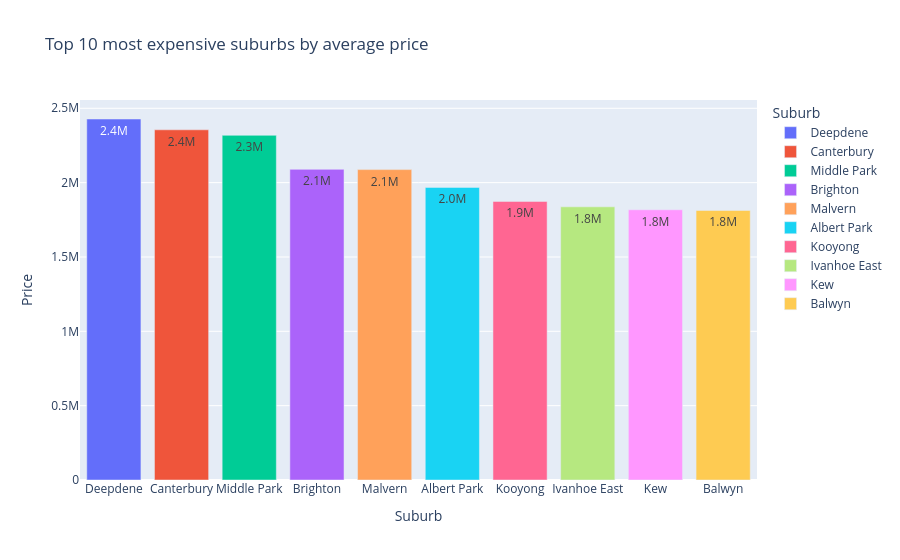

The notebook cell this image was saved under:
### Code cell
px.bar(data_frame=top10_expensive , x='Suburb', y='Price',
       color='Suburb', text_auto='.2s',
       title='Top 10 most expensive suburbs by average price')

### Figure 1 — Plotly figure (JSON) as saved in the notebook; plotly's stock layout.template omitted (floating-point values rounded to 4 significant figures)
{"data": [{"hovertemplate": "Suburb=%{x}<br>Price=%{y}<extra></extra>", "legendgroup": "Deepdene", "marker": {"color": "#636efa", "pattern": {"shape": ""}}, "name": "Deepdene", "orientation": "v", "showlegend": true, "textposition": "auto", "texttemplate": "%{y:.2s}", "type": "bar", "x": ["Deepdene"], "xaxis": "x", "y": [2428000.0], "yaxis": "y"}, {"hovertemplate": "Suburb=%{x}<br>Price=%{y}<extra></extra>", "legendgroup": "Canterbury", "marker": {"color": "#EF553B", "pattern": {"shape": ""}}, "name": "Canterbury", "orientation": "v", "showlegend": true, "textposition": "auto", "texttemplate": "%{y:.2s}", "type": "bar", "x": ["Canterbury"], "xaxis": "x", "y": [2355000.0], "yaxis": "y"}, {"hovertemplate": "Suburb=%{x}<br>Price=%{y}<extra></extra>", "legendgroup": "Middle Park", "marker": {"color": "#00cc96", "pattern": {"shape": ""}}, "name": "Middle Park", "orientation": "v", "showlegend": true, "textposition": "auto", "texttemplate": "%{y:.2s}", "type": "bar", "x": ["Middle Park"], "xaxis": "x", "y": [2318000.0], "yaxis": "y"}, {"hovertemplate": "Suburb=%{x}<br>Price=%{y}<extra></extra>", "legendgroup": "Brighton", "marker": {"color": "#ab63fa", "pattern": {"shape": ""}}, "name": "Brighton", "orientation": "v", "showlegend": true, "textposition": "auto", "texttemplate": "%{y:.2s}", "type": "bar", "x": ["Brighton"], "xaxis": "x", "y": [2089000.0], "yaxis": "y"}, {"hovertemplate": "Suburb=%{x}<br>Price=%{y}<extra></extra>", "legendgroup": "Malvern", "marker": {"color": "#FFA15A", "pattern": {"shape": ""}}, "name": "Malvern", "orientation": "v", "showlegend": true, "textposition": "auto", "texttemplate": "%{y:.2s}", "type": "bar", "x": ["Malvern"], "xaxis": "x", "y": [2087000.0], "yaxis": "y"}, {"hovertemplate": "Suburb=%{x}<br>Price=%{y}<extra></extra>", "legendgroup": "Albert Park", "marker": {"color": "#19d3f3", "pattern": {"shape": ""}}, "name": "Albert Park", "orientation": "v", "showlegend": true, "textposition": "auto", "texttemplate": "%{y:.2s}", "type": "bar", "x": ["Albert Park"], "xaxis": "x", "y": [1968000.0], "yaxis": "y"}, {"hovertemplate": "Suburb=%{x}<br>Price=%{y}<extra></extra>", "legendgroup": "Kooyong", "marker": {"color": "#FF6692", "pattern": {"shape": ""}}, "name": "Kooyong", "orientation": "v", "showlegend": true, "textposition": "auto", "texttemplate": "%{y:.2s}", "type": "bar", "x": ["Kooyong"], "xaxis": "x", "y": [1874000.0], "yaxis": "y"}, {"hovertemplate": "Suburb=%{x}<br>Price=%{y}<extra></extra>", "legendgroup": "Ivanhoe East", "marker": {"color": "#B6E880", "pattern": {"shape": ""}}, "name": "Ivanhoe East", "orientation": "v", "showlegend": true, "textposition": "auto", "texttemplate": "%{y:.2s}", "type": "bar", "x": ["Ivanhoe East"], "xaxis": "x", "y": [1837000.0], "yaxis": "y"}, {"hovertemplate": "Suburb=%{x}<br>Price=%{y}<extra></extra>", "legendgroup": "Kew", "marker": {"color": "#FF97FF", "pattern": {"shape": ""}}, "name": "Kew", "orientation": "v", "showlegend": true, "textposition": "auto", "texttemplate": "%{y:.2s}", "type": "bar", "x": ["Kew"], "xaxis": "x", "y": [1817000.0], "yaxis": "y"}, {"hovertemplate": "Suburb=%{x}<br>Price=%{y}<extra></extra>", "legendgroup": "Balwyn", "marker": {"color": "#FECB52", "pattern": {"shape": ""}}, "name": "Balwyn", "orientation": "v", "showlegend": true, "textposition": "auto", "texttemplate": "%{y:.2s}", "type": "bar", "x": ["Balwyn"], "xaxis": "x", "y": [1813000.0], "yaxis": "y"}], "layout": {"barmode": "relative", "legend": {"title": {"text": "Suburb"}, "tracegroupgap": 0}, "title": {"text": "Top 10 most expensive suburbs by average price"}, "xaxis": {"anchor": "y", "categoryarray": ["Deepdene", "Canterbury", "Middle Park", "Brighton", "Malvern", "Albert Park", "Kooyong", "Ivanhoe East", "Kew", "Balwyn"], "categoryorder": "array", "domain": [0, 1], "title": {"text": "Suburb"}}, "yaxis": {"anchor": "x", "domain": [0, 1], "title": {"text": "Price"}}}}
